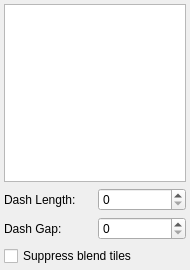
<?xml version="1.0" encoding="UTF-8"?>
<ui version="4.0">
 <class>EdgeToolDialog</class>
 <widget class="QDialog" name="EdgeToolDialog">
  <property name="geometry">
   <rect>
    <x>0</x>
    <y>0</y>
    <width>190</width>
    <height>270</height>
   </rect>
  </property>
  <property name="windowTitle">
   <string>Edge Tool</string>
  </property>
  <layout class="QGridLayout" name="gridLayout">
   <property name="leftMargin">
    <number>4</number>
   </property>
   <property name="topMargin">
    <number>4</number>
   </property>
   <property name="rightMargin">
    <number>4</number>
   </property>
   <property name="bottomMargin">
    <number>4</number>
   </property>
   <item row="5" column="0">
    <widget class="QCheckBox" name="suppressBlend">
     <property name="text">
      <string>Suppress blend tiles</string>
     </property>
    </widget>
   </item>
   <item row="0" column="0">
    <widget class="QListWidget" name="edgeList"/>
   </item>
   <item row="3" column="0">
    <layout class="QHBoxLayout" name="horizontalLayout">
     <item>
      <widget class="QLabel" name="label">
       <property name="text">
        <string>Dash Length:</string>
       </property>
      </widget>
     </item>
     <item>
      <widget class="QSpinBox" name="dashLen"/>
     </item>
    </layout>
   </item>
   <item row="4" column="0">
    <layout class="QHBoxLayout" name="horizontalLayout_2">
     <item>
      <widget class="QLabel" name="label_2">
       <property name="text">
        <string>Dash Gap:</string>
       </property>
      </widget>
     </item>
     <item>
      <widget class="QSpinBox" name="dashGap"/>
     </item>
    </layout>
   </item>
  </layout>
 </widget>
 <resources/>
 <connections/>
</ui>
